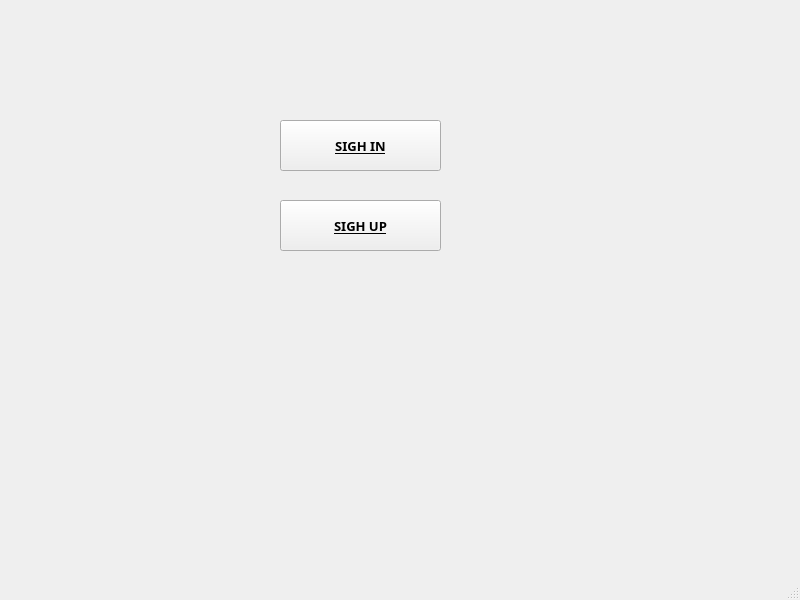
<?xml version="1.0" encoding="UTF-8"?>
<ui version="4.0">
 <class>MainWindow</class>
 <widget class="QMainWindow" name="MainWindow">
  <property name="geometry">
   <rect>
    <x>0</x>
    <y>0</y>
    <width>800</width>
    <height>600</height>
   </rect>
  </property>
  <property name="font">
   <font>
    <family>Bahnschrift Light SemiCondensed</family>
    <pointsize>10</pointsize>
    <underline>true</underline>
   </font>
  </property>
  <property name="windowTitle">
   <string>MainWindow</string>
  </property>
  <widget class="QWidget" name="centralwidget">
   <widget class="QPushButton" name="pushButton_signin">
    <property name="geometry">
     <rect>
      <x>280</x>
      <y>120</y>
      <width>161</width>
      <height>51</height>
     </rect>
    </property>
    <property name="font">
     <font>
      <family>Bahnschrift SemiBold Condensed</family>
      <pointsize>10</pointsize>
      <weight>75</weight>
      <bold>true</bold>
      <underline>true</underline>
     </font>
    </property>
    <property name="text">
     <string>SIGH IN</string>
    </property>
   </widget>
   <widget class="QPushButton" name="pushButton">
    <property name="geometry">
     <rect>
      <x>280</x>
      <y>200</y>
      <width>161</width>
      <height>51</height>
     </rect>
    </property>
    <property name="font">
     <font>
      <family>Bahnschrift SemiBold Condensed</family>
      <weight>75</weight>
      <bold>true</bold>
     </font>
    </property>
    <property name="text">
     <string>SIGH UP</string>
    </property>
   </widget>
  </widget>
  <widget class="QMenuBar" name="menubar">
   <property name="geometry">
    <rect>
     <x>0</x>
     <y>0</y>
     <width>800</width>
     <height>27</height>
    </rect>
   </property>
  </widget>
  <widget class="QStatusBar" name="statusbar"/>
 </widget>
 <resources/>
 <connections/>
</ui>
